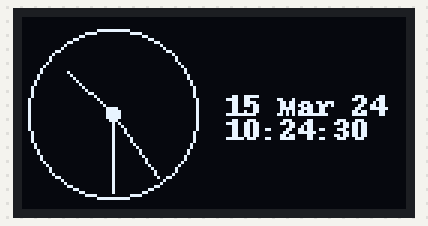
Bench run of a program on a simulated Raspberry Pi (BCM pin numbers). On the bench: 128×64 one-colour display. The clock reads 2024-03-15 10:24:30 at power-on unless the program sets it.

Above: at 0.2 s.
At 9.2 s:
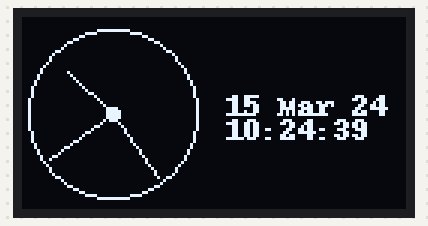
At 19.2 s:
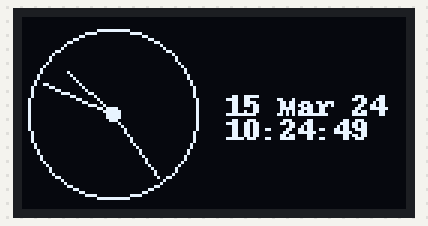
At 23.1 s:
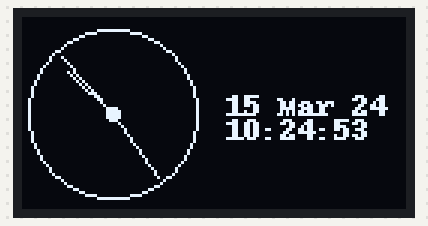
At 28.2 s:
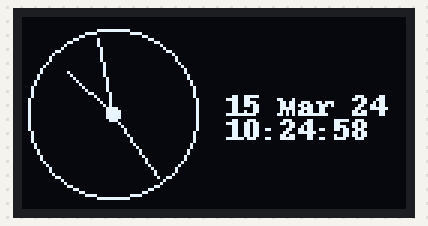
At 38.2 s:
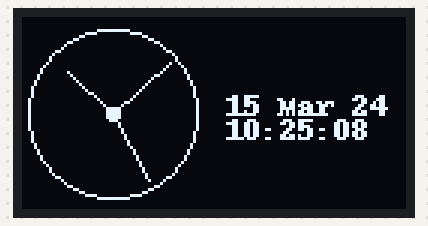

The program:

new_clock.py
```python
import math
import time
import datetime
from luma.core.interface.serial import i2c
from luma.core.render import canvas
from luma.oled.device import ssd1306

serial = i2c(port=2, address=0x3C)
device = ssd1306(serial)

def posn(angle, arm_length):
    dx = int(math.cos(math.radians(angle)) * arm_length)
    dy = int(math.sin(math.radians(angle)) * arm_length)
    return (dx, dy)


def main():
    today_last_time = "Unknown"
    while True:
        now = datetime.datetime.now()
        today_date = now.strftime("%d %b %y")
        today_time = now.strftime("%H:%M:%S")
        if today_time != today_last_time:
            today_last_time = today_time
            with canvas(device) as draw:
                now = datetime.datetime.now()
                today_date = now.strftime("%d %b %y")

                margin = 4

                cx = 30
                cy = min(device.height, 64) / 2

                left = cx - cy
                right = cx + cy

                hrs_angle = 270 + (30 * (now.hour + (now.minute / 60.0)))
                hrs = posn(hrs_angle, cy - margin - 7)

                min_angle = 270 + (6 * now.minute)
                mins = posn(min_angle, cy - margin - 2)

                sec_angle = 270 + (6 * now.second)
                secs = posn(sec_angle, cy - margin - 2)

                draw.ellipse((left + margin, margin, right - margin, min(device.height, 64) - margin), outline="white")
                draw.line((cx, cy, cx + hrs[0], cy + hrs[1]), fill="white")
                draw.line((cx, cy, cx + mins[0], cy + mins[1]), fill="white")
                draw.line((cx, cy, cx + secs[0], cy + secs[1]), fill="red")
                draw.ellipse((cx - 2, cy - 2, cx + 2, cy + 2), fill="white", outline="white")
                draw.text((2 * (cx + margin), cy - 8), today_date, fill="yellow")
                draw.text((2 * (cx + margin), cy), today_time, fill="yellow")

        time.sleep(0.1)


if __name__ == "__main__":
    try:
        main()
    except KeyboardInterrupt:
        pass
```

Measured:
- what the display in image 0 shows lasts 1.0 s, from 0.2 s to 1.2 s
- what the display in image 3 shows lasts 1.1 s, from 23.1 s to 24.2 s
